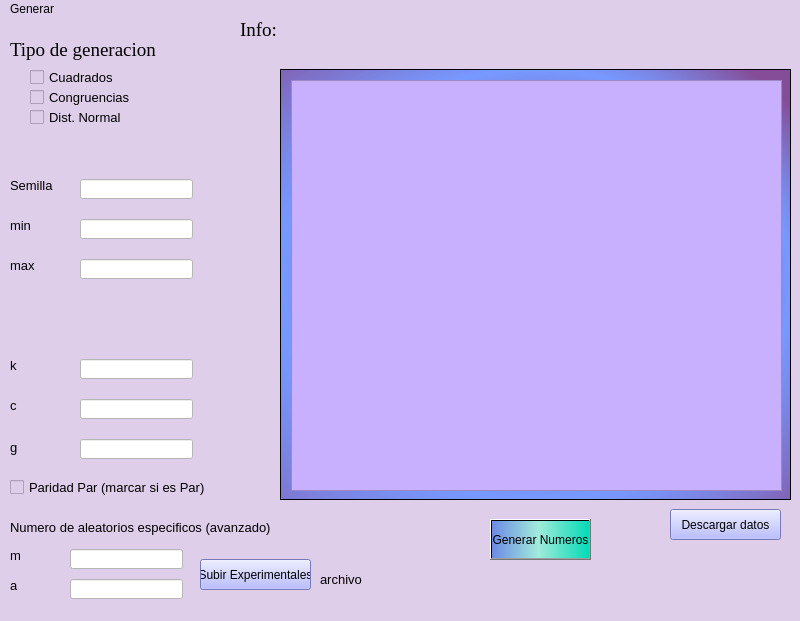
<?xml version="1.0" encoding="UTF-8"?>
<ui version="4.0">
 <class>MainWindow</class>
 <widget class="QMainWindow" name="MainWindow">
  <property name="geometry">
   <rect>
    <x>0</x>
    <y>0</y>
    <width>800</width>
    <height>621</height>
   </rect>
  </property>
  <property name="windowTitle">
   <string>Generador</string>
  </property>
  <property name="styleSheet">
   <string notr="true">background-color:rgb(223, 206, 234);</string>
  </property>
  <widget class="QWidget" name="centralwidget">
   <widget class="QLineEdit" name="txt_semilla">
    <property name="geometry">
     <rect>
      <x>80</x>
      <y>160</y>
      <width>113</width>
      <height>20</height>
     </rect>
    </property>
    <property name="styleSheet">
     <string notr="true">background-color: rgb(255, 255, 255);
</string>
    </property>
   </widget>
   <widget class="QLabel" name="lb_semilla">
    <property name="geometry">
     <rect>
      <x>10</x>
      <y>160</y>
      <width>47</width>
      <height>13</height>
     </rect>
    </property>
    <property name="font">
     <font>
      <pointsize>10</pointsize>
     </font>
    </property>
    <property name="text">
     <string>Semilla</string>
    </property>
   </widget>
   <widget class="QPushButton" name="btnGenerar">
    <property name="geometry">
     <rect>
      <x>490</x>
      <y>500</y>
      <width>101</width>
      <height>41</height>
     </rect>
    </property>
    <property name="styleSheet">
     <string notr="true">background-color:qlineargradient(spread:pad, x1:0, y1:0, x2:1, y2:0, stop:0 rgba(108, 138, 229, 255), stop:0.477273 rgba(161, 235, 219, 255), stop:1 rgba(4, 218, 182, 255))</string>
    </property>
    <property name="text">
     <string>Generar Numeros</string>
    </property>
   </widget>
   <widget class="QCheckBox" name="cb_cuadrados">
    <property name="geometry">
     <rect>
      <x>30</x>
      <y>50</y>
      <width>91</width>
      <height>17</height>
     </rect>
    </property>
    <property name="font">
     <font>
      <pointsize>10</pointsize>
     </font>
    </property>
    <property name="text">
     <string>Cuadrados</string>
    </property>
   </widget>
   <widget class="QCheckBox" name="cb_congruencias">
    <property name="geometry">
     <rect>
      <x>30</x>
      <y>70</y>
      <width>101</width>
      <height>17</height>
     </rect>
    </property>
    <property name="font">
     <font>
      <pointsize>10</pointsize>
     </font>
    </property>
    <property name="text">
     <string>Congruencias</string>
    </property>
   </widget>
   <widget class="QCheckBox" name="cb_normal">
    <property name="geometry">
     <rect>
      <x>30</x>
      <y>90</y>
      <width>101</width>
      <height>17</height>
     </rect>
    </property>
    <property name="font">
     <font>
      <pointsize>10</pointsize>
     </font>
    </property>
    <property name="text">
     <string>Dist. Normal</string>
    </property>
   </widget>
   <widget class="QLabel" name="lb_generacion">
    <property name="geometry">
     <rect>
      <x>10</x>
      <y>20</y>
      <width>171</width>
      <height>21</height>
     </rect>
    </property>
    <property name="font">
     <font>
      <family>Times New Roman</family>
      <pointsize>14</pointsize>
     </font>
    </property>
    <property name="text">
     <string>Tipo de generacion</string>
    </property>
   </widget>
   <widget class="QLabel" name="lb_semilla_2">
    <property name="geometry">
     <rect>
      <x>10</x>
      <y>200</y>
      <width>47</width>
      <height>13</height>
     </rect>
    </property>
    <property name="font">
     <font>
      <pointsize>10</pointsize>
     </font>
    </property>
    <property name="text">
     <string>min</string>
    </property>
   </widget>
   <widget class="QLineEdit" name="txt_min">
    <property name="geometry">
     <rect>
      <x>80</x>
      <y>200</y>
      <width>113</width>
      <height>20</height>
     </rect>
    </property>
    <property name="styleSheet">
     <string notr="true">background-color: rgb(255, 255, 255);</string>
    </property>
   </widget>
   <widget class="QLineEdit" name="txt_max">
    <property name="geometry">
     <rect>
      <x>80</x>
      <y>240</y>
      <width>113</width>
      <height>20</height>
     </rect>
    </property>
    <property name="styleSheet">
     <string notr="true">background-color: rgb(255, 255, 255);</string>
    </property>
    <property name="text">
     <string/>
    </property>
   </widget>
   <widget class="QLabel" name="lb_semilla_3">
    <property name="geometry">
     <rect>
      <x>10</x>
      <y>240</y>
      <width>47</width>
      <height>13</height>
     </rect>
    </property>
    <property name="font">
     <font>
      <pointsize>10</pointsize>
     </font>
    </property>
    <property name="text">
     <string>max</string>
    </property>
   </widget>
   <widget class="QScrollArea" name="scrollArea">
    <property name="geometry">
     <rect>
      <x>280</x>
      <y>50</y>
      <width>511</width>
      <height>431</height>
     </rect>
    </property>
    <property name="styleSheet">
     <string notr="true">background-color:qradialgradient(spread:reflect, cx:0.5, cy:0.5, radius:0.5, fx:0.682, fy:0.319, stop:0.380682 rgba(133, 77, 151, 255), stop:1 rgba(119, 153, 255, 255))</string>
    </property>
    <property name="widgetResizable">
     <bool>true</bool>
    </property>
    <widget class="QWidget" name="scrollAreaWidgetContents">
     <property name="geometry">
      <rect>
       <x>0</x>
       <y>0</y>
       <width>509</width>
       <height>429</height>
      </rect>
     </property>
     <widget class="QTableView" name="datos">
      <property name="geometry">
       <rect>
        <x>10</x>
        <y>10</y>
        <width>491</width>
        <height>411</height>
       </rect>
      </property>
      <property name="styleSheet">
       <string notr="true">background-color:rgb(201, 176, 255);</string>
      </property>
     </widget>
    </widget>
   </widget>
   <widget class="QLabel" name="lb_c">
    <property name="geometry">
     <rect>
      <x>10</x>
      <y>380</y>
      <width>47</width>
      <height>13</height>
     </rect>
    </property>
    <property name="font">
     <font>
      <pointsize>10</pointsize>
     </font>
    </property>
    <property name="text">
     <string>c</string>
    </property>
   </widget>
   <widget class="QLineEdit" name="txt_c">
    <property name="geometry">
     <rect>
      <x>80</x>
      <y>380</y>
      <width>113</width>
      <height>20</height>
     </rect>
    </property>
    <property name="styleSheet">
     <string notr="true">background-color: rgb(255, 255, 255);</string>
    </property>
   </widget>
   <widget class="QLineEdit" name="txt_k">
    <property name="geometry">
     <rect>
      <x>80</x>
      <y>340</y>
      <width>113</width>
      <height>20</height>
     </rect>
    </property>
    <property name="styleSheet">
     <string notr="true">background-color: rgb(255, 255, 255);</string>
    </property>
   </widget>
   <widget class="QLabel" name="lb_k">
    <property name="geometry">
     <rect>
      <x>10</x>
      <y>340</y>
      <width>47</width>
      <height>13</height>
     </rect>
    </property>
    <property name="font">
     <font>
      <pointsize>10</pointsize>
     </font>
    </property>
    <property name="text">
     <string>k</string>
    </property>
   </widget>
   <widget class="QLabel" name="lb_g">
    <property name="geometry">
     <rect>
      <x>10</x>
      <y>420</y>
      <width>47</width>
      <height>16</height>
     </rect>
    </property>
    <property name="font">
     <font>
      <pointsize>10</pointsize>
     </font>
    </property>
    <property name="text">
     <string>g</string>
    </property>
   </widget>
   <widget class="QLineEdit" name="txt_g">
    <property name="geometry">
     <rect>
      <x>80</x>
      <y>420</y>
      <width>113</width>
      <height>20</height>
     </rect>
    </property>
    <property name="styleSheet">
     <string notr="true">background-color: rgb(255, 255, 255);</string>
    </property>
    <property name="text">
     <string/>
    </property>
   </widget>
   <widget class="QLabel" name="lb_m">
    <property name="geometry">
     <rect>
      <x>10</x>
      <y>530</y>
      <width>47</width>
      <height>13</height>
     </rect>
    </property>
    <property name="font">
     <font>
      <pointsize>10</pointsize>
     </font>
    </property>
    <property name="text">
     <string>m</string>
    </property>
   </widget>
   <widget class="QLineEdit" name="txt_m">
    <property name="geometry">
     <rect>
      <x>70</x>
      <y>530</y>
      <width>113</width>
      <height>20</height>
     </rect>
    </property>
    <property name="styleSheet">
     <string notr="true">background-color: rgb(255, 255, 255);</string>
    </property>
    <property name="text">
     <string/>
    </property>
   </widget>
   <widget class="QLabel" name="lb_m_2">
    <property name="geometry">
     <rect>
      <x>10</x>
      <y>500</y>
      <width>261</width>
      <height>16</height>
     </rect>
    </property>
    <property name="font">
     <font>
      <pointsize>10</pointsize>
     </font>
    </property>
    <property name="text">
     <string>Numero de aleatorios especificos (avanzado)</string>
    </property>
   </widget>
   <widget class="QCheckBox" name="cb_paridad">
    <property name="geometry">
     <rect>
      <x>10</x>
      <y>460</y>
      <width>231</width>
      <height>17</height>
     </rect>
    </property>
    <property name="font">
     <font>
      <pointsize>10</pointsize>
     </font>
    </property>
    <property name="text">
     <string>Paridad Par (marcar si es Par)</string>
    </property>
   </widget>
   <widget class="QLabel" name="lb_m_3">
    <property name="geometry">
     <rect>
      <x>10</x>
      <y>560</y>
      <width>47</width>
      <height>13</height>
     </rect>
    </property>
    <property name="font">
     <font>
      <pointsize>10</pointsize>
     </font>
    </property>
    <property name="text">
     <string>a</string>
    </property>
   </widget>
   <widget class="QLineEdit" name="txt_a">
    <property name="geometry">
     <rect>
      <x>70</x>
      <y>560</y>
      <width>113</width>
      <height>20</height>
     </rect>
    </property>
    <property name="styleSheet">
     <string notr="true">background-color: rgb(255, 255, 255);</string>
    </property>
    <property name="text">
     <string/>
    </property>
   </widget>
   <widget class="QPushButton" name="btnSubir">
    <property name="geometry">
     <rect>
      <x>200</x>
      <y>540</y>
      <width>111</width>
      <height>31</height>
     </rect>
    </property>
    <property name="styleSheet">
     <string notr="true">background-color:rgb(165, 169, 255)</string>
    </property>
    <property name="text">
     <string>Subir Experimentales</string>
    </property>
   </widget>
   <widget class="QLabel" name="lb_archivo">
    <property name="geometry">
     <rect>
      <x>320</x>
      <y>550</y>
      <width>151</width>
      <height>21</height>
     </rect>
    </property>
    <property name="font">
     <font>
      <pointsize>10</pointsize>
     </font>
    </property>
    <property name="text">
     <string>archivo</string>
    </property>
   </widget>
   <widget class="QLabel" name="lb_generacion_2">
    <property name="geometry">
     <rect>
      <x>240</x>
      <y>0</y>
      <width>561</width>
      <height>21</height>
     </rect>
    </property>
    <property name="font">
     <font>
      <family>Times New Roman</family>
      <pointsize>14</pointsize>
     </font>
    </property>
    <property name="text">
     <string>Info: </string>
    </property>
   </widget>
   <widget class="QPushButton" name="btnDescargar">
    <property name="geometry">
     <rect>
      <x>670</x>
      <y>490</y>
      <width>111</width>
      <height>31</height>
     </rect>
    </property>
    <property name="styleSheet">
     <string notr="true">background-color:rgb(165, 169, 255)</string>
    </property>
    <property name="text">
     <string>Descargar datos</string>
    </property>
   </widget>
   <zorder>scrollArea</zorder>
   <zorder>txt_semilla</zorder>
   <zorder>lb_semilla</zorder>
   <zorder>btnGenerar</zorder>
   <zorder>cb_cuadrados</zorder>
   <zorder>cb_congruencias</zorder>
   <zorder>cb_normal</zorder>
   <zorder>lb_generacion</zorder>
   <zorder>lb_semilla_2</zorder>
   <zorder>txt_min</zorder>
   <zorder>txt_max</zorder>
   <zorder>lb_semilla_3</zorder>
   <zorder>lb_c</zorder>
   <zorder>txt_c</zorder>
   <zorder>txt_k</zorder>
   <zorder>lb_k</zorder>
   <zorder>lb_g</zorder>
   <zorder>txt_g</zorder>
   <zorder>lb_m</zorder>
   <zorder>txt_m</zorder>
   <zorder>lb_m_2</zorder>
   <zorder>cb_paridad</zorder>
   <zorder>lb_m_3</zorder>
   <zorder>txt_a</zorder>
   <zorder>btnSubir</zorder>
   <zorder>lb_archivo</zorder>
   <zorder>lb_generacion_2</zorder>
   <zorder>btnDescargar</zorder>
  </widget>
  <widget class="QMenuBar" name="menubar">
   <property name="geometry">
    <rect>
     <x>0</x>
     <y>0</y>
     <width>800</width>
     <height>21</height>
    </rect>
   </property>
   <widget class="QMenu" name="menuGenerar">
    <property name="title">
     <string>Generar</string>
    </property>
   </widget>
   <addaction name="menuGenerar"/>
  </widget>
  <widget class="QStatusBar" name="statusbar"/>
 </widget>
 <resources/>
 <connections/>
</ui>
